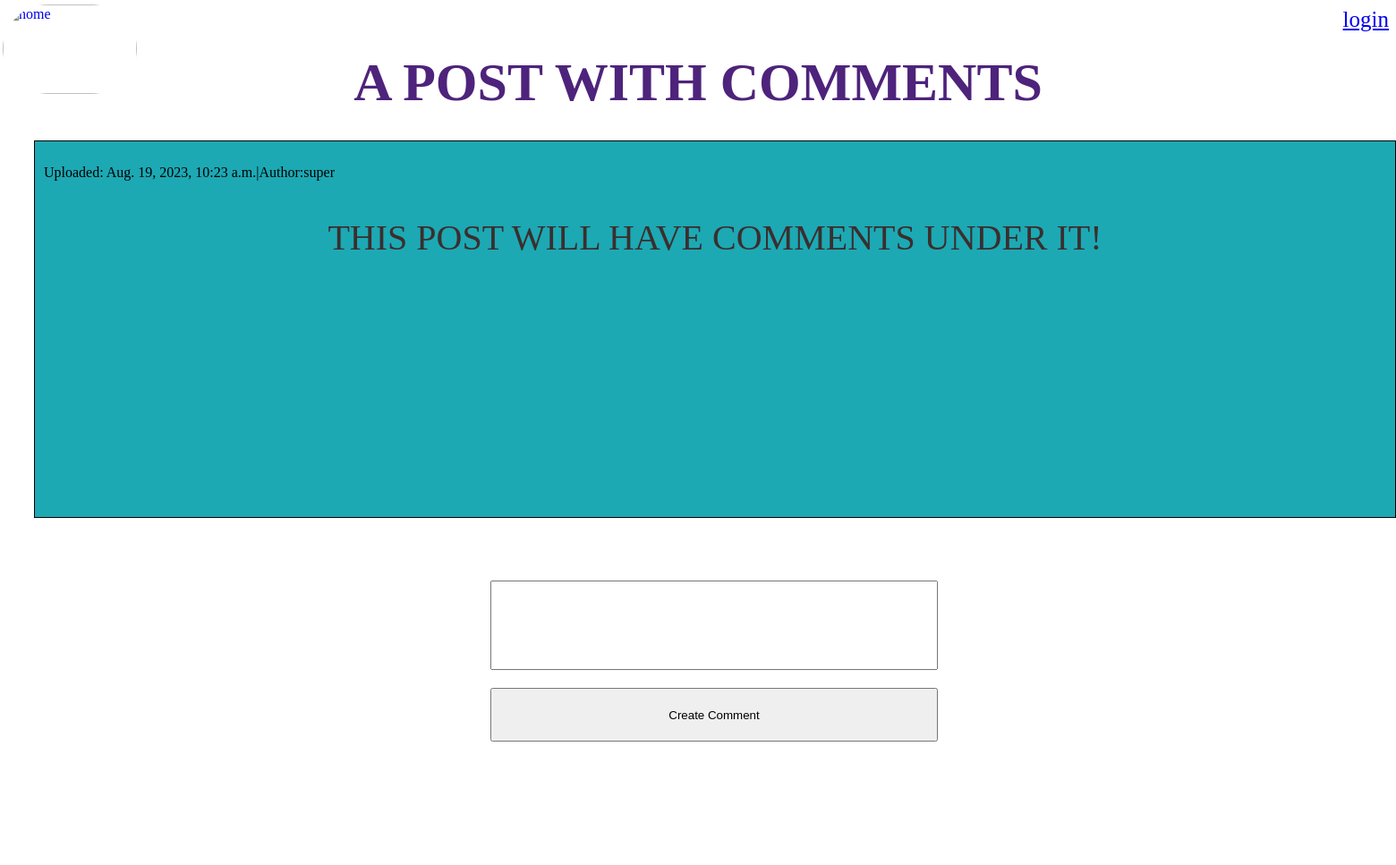
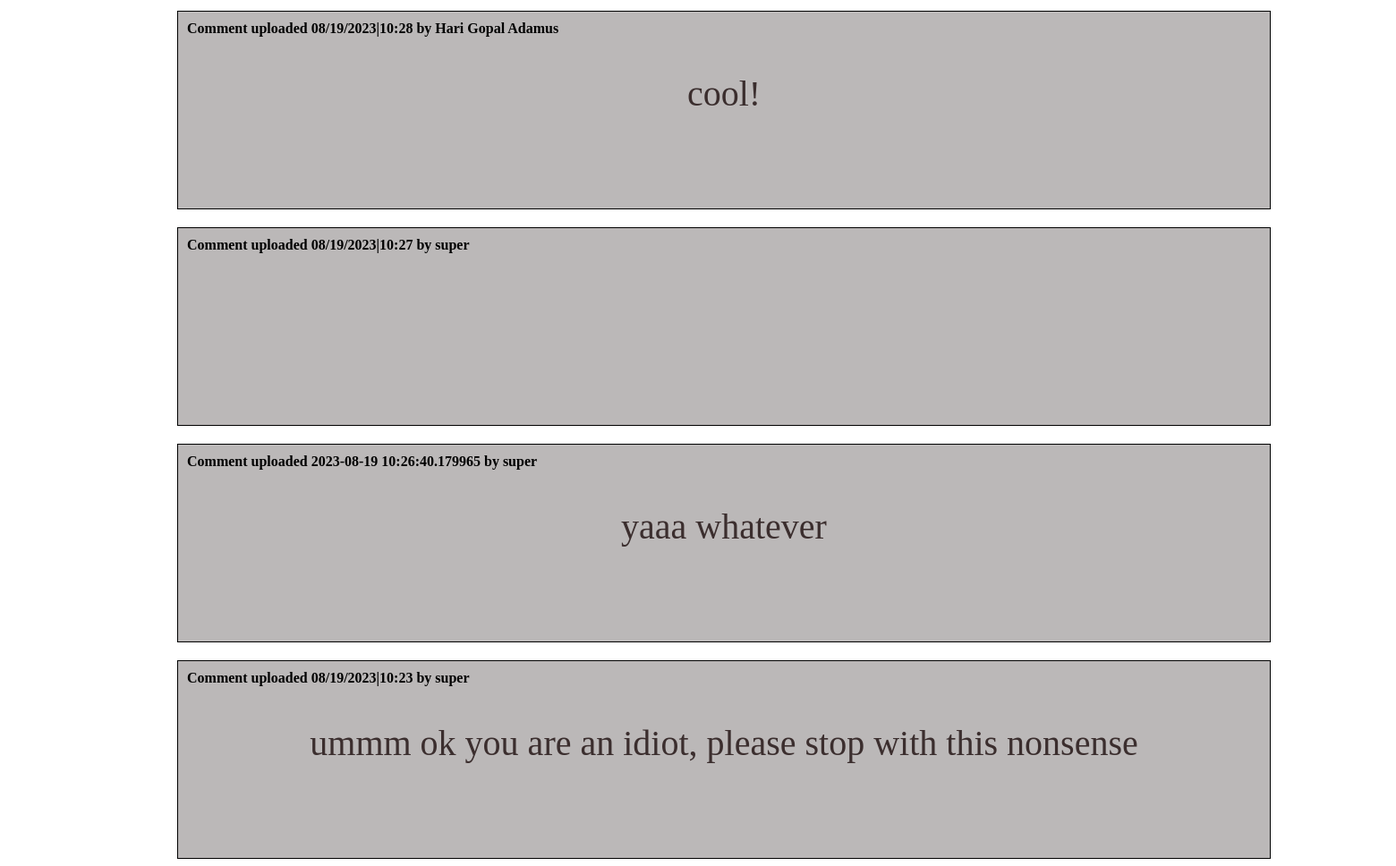
/post/42, run on the app's committed database (2 pictures, top to bottom).
### myapp/models.py (models this page shows)
class post(models.Model):
    title=models.CharField(max_length=150)
    body=models.CharField(max_length=1000000)
    date_made=models.DateTimeField(default=datetime.now,blank=True)
    comments=models.CharField(max_length=1000000000)
    post_username=models.CharField(max_length=100)

### myapp/views.py (the view, shortened to what this page needs)
# urls.py: path('post/<str:pk>',views.posts,name='post'),
def posts(request,pk):
    if pk=='create':
        if request.user.is_authenticated:
            return render(request, 'create_post.html')
        else:
            messages.info(request,'Must have an account to perform that action!')
            return redirect('/')
    else:
        posts=post.objects.get(id=pk)
        comments={}
        try:
            for comment in posts.comments[:-3].split('!~!'):
                print(comment)
                comment,name,date= comment.split('<><>')
                print(name)
                print(comment)
                print(date)
                comments['Comment uploaded '+date+' by '+name]=comment
        except Exception as e:
            print(e)
        return render(request, 'post.html',{'post':posts, 'comments': comments})

### templates/post.html (shortened to what this page needs)
<div class="container">
    <a href="/" ><img src=
        "https://youthscape.ams3.cdn.digitaloceanspaces.com/images/16723620780107.remini-enhanced.jpg" alt="home"
        class="img"
        style="width:150;height: 100;">
    </a>
</div>
{% if user.is_authenticated %}
<a href="/logout" style="float: right;font-size: 25;">Logout</a>
{% else %}
<a href="/register" style="float:right;font-size: 25;">login</a>
{% endif %}
<h1> {{post.title}}</h1>
<div class="box_main" >
    <p>Uploaded: {{post.date_made}}|Author:{{post.post_username}}</p>
    <h3>{{post.body}}</h3>
</div>
<form method="POST" action="{{post.id}}!comment" style="margin-left: 600;
margin-top: 70; margin-bottom: 150;">
    <textarea class="comment_box" maxlength="10000" name="comment" style="resize: none; width: 500;
    height: 100; font-size: 20; margin-left: -60;"></textarea><br>
    <button class="create_comment" style="margin-top: 20; width:500; height: 60;
    margin-left: -60;" >
    Create Comment</button>
</form>
{% for title,body in comments.items %}
<div class="box">
    <h4 style="margin-top: 0;">{{title}}</h4>
    <h3>{{body}}</h3>
</div>
{% endfor %}

### templates/post.html (style rules this page uses)
h1 { padding-top: 50; margin-bottom: 30; font-size: 60; text-align: center; color: rgb(78, 35, 123); }
h3 { padding-left: 50; padding-right:50; text-align: center; font-weight: 200; font-size: 40; color: rgb(59, 46, 46); }
p { text-align: left; color: black; }
.box { width: 1200; overflow:auto; height: 200; border: 1px solid black; padding: 10px; margin-top: 20; margin-left: 190; background-color: rgb(187, 184, 184); }
.box_main { width: 1500; overflow:auto; height: 400px; border: 1px solid black; padding: 10px; margin-top: 20; margin-left: 30; background-color: rgb(28, 169, 180); }
.img { float: left; top: 3; padding-top: 2; margin-left: -5; position: absolute; border-radius: 100px; }

### data on the page
post: title "A POST WITH COMMENTS", date_made "Aug. 19, 2023, 10:23 a.m.", post_username "super", body "THIS POST WILL HAVE COMMENTS UNDER IT!"

### other printed values
{{ title }} "Comment uploaded 08/19/2023|10:28 by Hari Gopal Adamus" "Comment uploaded 08/19/2023|10:27 by super" "Comment uploaded 2023-08-19 10:26:40.179965 by super" "Comment uploaded 08/19/2023|10:23 by super"
{{ body }} "cool!" "yaaa whatever" "ummm ok you are an idiot, please stop with this nonsense"
